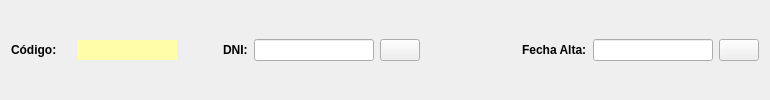
              <widget class="QWidget" name="widget" native="true">
               <property name="sizePolicy">
                <sizepolicy hsizetype="Expanding" vsizetype="Expanding">
                 <horstretch>0</horstretch>
                 <verstretch>0</verstretch>
                </sizepolicy>
               </property>
               <layout class="QHBoxLayout" name="horizontalLayout">
                <item>
                 <widget class="QLabel" name="lblCod">
                  <property name="minimumSize">
                   <size>
                    <width>60</width>
                    <height>0</height>
                   </size>
                  </property>
                  <property name="font">
                   <font>
                    <family>Segoe UI</family>
                    <weight>75</weight>
                    <bold>true</bold>
                   </font>
                  </property>
                  <property name="text">
                   <string>Código:</string>
                  </property>
                 </widget>
                </item>
                <item>
                 <widget class="QLabel" name="lblCodbd">
                  <property name="minimumSize">
                   <size>
                    <width>100</width>
                    <height>0</height>
                   </size>
                  </property>
                  <property name="maximumSize">
                   <size>
                    <width>16777215</width>
                    <height>20</height>
                   </size>
                  </property>
                  <property name="font">
                   <font>
                    <weight>75</weight>
                    <bold>true</bold>
                   </font>
                  </property>
                  <property name="styleSheet">
                   <string notr="true">background-color: rgb(255, 253, 167);</string>
                  </property>
                  <property name="text">
                   <string/>
                  </property>
                  <property name="alignment">
                   <set>Qt::AlignCenter</set>
                  </property>
                 </widget>
                </item>
                <item>
                 <spacer name="horizontalSpacer_10">
                  <property name="orientation">
                   <enum>Qt::Horizontal</enum>
                  </property>
                  <property name="sizeHint" stdset="0">
                   <size>
                    <width>40</width>
                    <height>20</height>
                   </size>
                  </property>
                 </spacer>
                </item>
                <item>
                 <widget class="QLabel" name="lblDni">
                  <property name="minimumSize">
                   <size>
                    <width>0</width>
                    <height>20</height>
                   </size>
                  </property>
                  <property name="font">
                   <font>
                    <family>Segoe UI</family>
                    <weight>75</weight>
                    <bold>true</bold>
                   </font>
                  </property>
                  <property name="text">
                   <string>DNI:</string>
                  </property>
                 </widget>
                </item>
                <item>
                 <widget class="QLineEdit" name="txtDni">
                  <property name="minimumSize">
                   <size>
                    <width>120</width>
                    <height>20</height>
                   </size>
                  </property>
                  <property name="alignment">
                   <set>Qt::AlignCenter</set>
                  </property>
                 </widget>
                </item>
                <item>
                 <widget class="QPushButton" name="btnBuscarDni">
                  <property name="text">
                   <string/>
                  </property>
                  <property name="icon">
                   <iconset>
                    <normaloff>../img/lupa.png</normaloff>../img/lupa.png</iconset>
                  </property>
                 </widget>
                </item>
                <item>
                 <widget class="QLabel" name="lblValidarDni">
                  <property name="minimumSize">
                   <size>
                    <width>50</width>
                    <height>30</height>
                   </size>
                  </property>
                  <property name="maximumSize">
                   <size>
                    <width>50</width>
                    <height>30</height>
                   </size>
                  </property>
                  <property name="font">
                   <font>
                    <family>Ravie</family>
                    <pointsize>10</pointsize>
                   </font>
                  </property>
                  <property name="frameShape">
                   <enum>QFrame::NoFrame</enum>
                  </property>
                  <property name="text">
                   <string/>
                  </property>
                  <property name="alignment">
                   <set>Qt::AlignLeading|Qt::AlignLeft|Qt::AlignVCenter</set>
                  </property>
                 </widget>
                </item>
                <item>
                 <spacer name="horizontalSpacer_8">
                  <property name="orientation">
                   <enum>Qt::Horizontal</enum>
                  </property>
                  <property name="sizeHint" stdset="0">
                   <size>
                    <width>40</width>
                    <height>20</height>
                   </size>
                  </property>
                 </spacer>
                </item>
                <item>
                 <widget class="QLabel" name="lblFechaAlta">
                  <property name="font">
                   <font>
                    <family>Segoe UI</family>
                    <weight>75</weight>
                    <bold>true</bold>
                   </font>
                  </property>
                  <property name="styleSheet">
                   <string notr="true"/>
                  </property>
                  <property name="text">
                   <string>Fecha Alta:</string>
                  </property>
                 </widget>
                </item>
                <item>
                 <widget class="QLineEdit" name="txtFechaAlta">
                  <property name="minimumSize">
                   <size>
                    <width>120</width>
                    <height>20</height>
                   </size>
                  </property>
                  <property name="maximumSize">
                   <size>
                    <width>120</width>
                    <height>16777215</height>
                   </size>
                  </property>
                 </widget>
                </item>
                <item>
                 <widget class="QPushButton" name="btnCalendarAlta">
                  <property name="text">
                   <string/>
                  </property>
                  <property name="icon">
                   <iconset>
                    <normaloff>../img/calendar.ico</normaloff>../img/calendar.ico</iconset>
                  </property>
                  <property name="iconSize">
                   <size>
                    <width>16</width>
                    <height>16</height>
                   </size>
                  </property>
                 </widget>
                </item>
               </layout>
              </widget>
